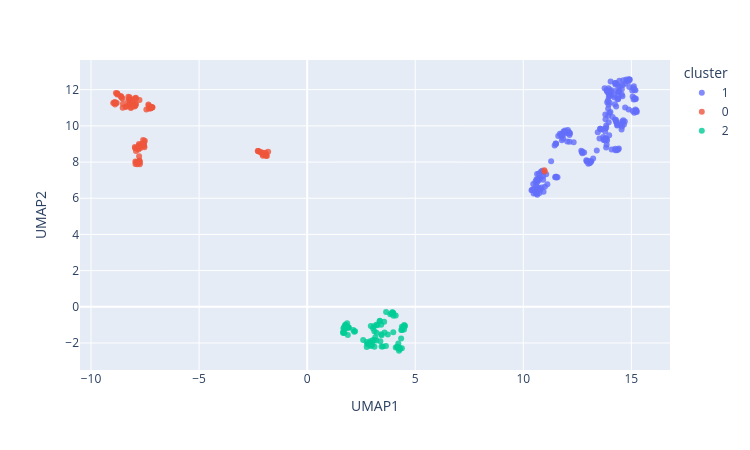

The cell this chart's notebook holds for it:
### Code cell
fig = px.scatter(df_umap, x="UMAP1", y="UMAP2", color="cluster", hover_name=df_umap.index, width=750, height=450)
fig.update_traces(marker=dict(size=6, opacity=0.8))
fig.show()
